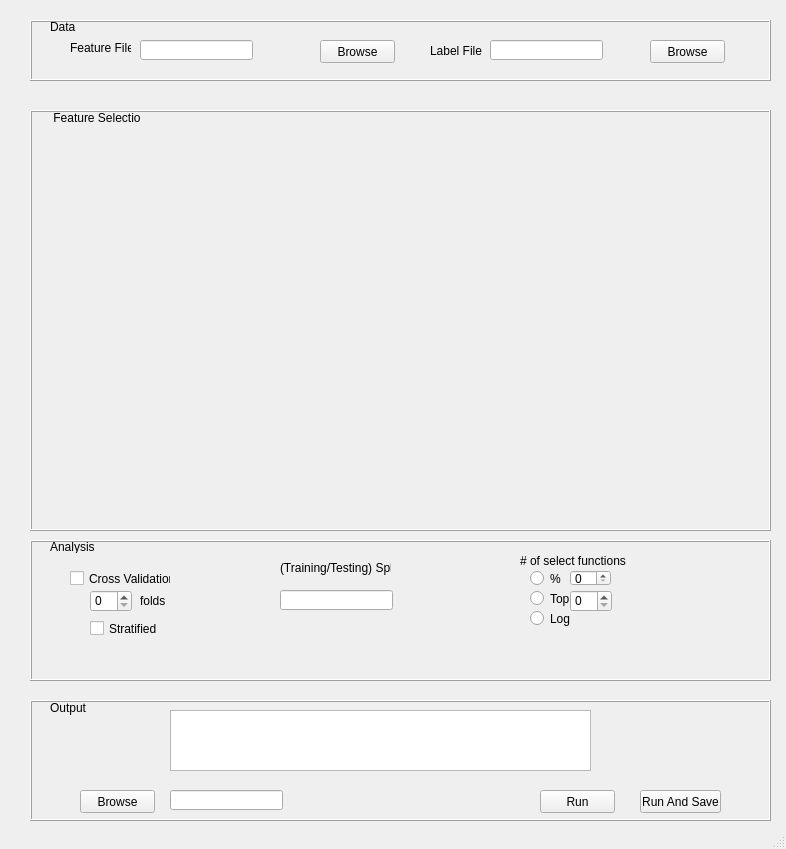
<?xml version="1.0" encoding="UTF-8"?>
<ui version="4.0">
 <class>MainWindow</class>
 <widget class="QMainWindow" name="MainWindow">
  <property name="geometry">
   <rect>
    <x>0</x>
    <y>0</y>
    <width>786</width>
    <height>849</height>
   </rect>
  </property>
  <property name="windowTitle">
   <string>MainWindow</string>
  </property>
  <widget class="QWidget" name="centralwidget">
   <widget class="QWidget" name="Data" native="true">
    <property name="enabled">
     <bool>true</bool>
    </property>
    <property name="geometry">
     <rect>
      <x>0</x>
      <y>20</y>
      <width>791</width>
      <height>61</height>
     </rect>
    </property>
    <property name="autoFillBackground">
     <bool>false</bool>
    </property>
    <widget class="QFrame" name="dataFrame">
     <property name="geometry">
      <rect>
       <x>30</x>
       <y>0</y>
       <width>741</width>
       <height>61</height>
      </rect>
     </property>
     <property name="frameShape">
      <enum>QFrame::Box</enum>
     </property>
     <property name="frameShadow">
      <enum>QFrame::Raised</enum>
     </property>
     <widget class="QPushButton" name="browseFeature_button">
      <property name="geometry">
       <rect>
        <x>290</x>
        <y>20</y>
        <width>75</width>
        <height>23</height>
       </rect>
      </property>
      <property name="text">
       <string>Browse</string>
      </property>
     </widget>
     <widget class="QPushButton" name="browseLabel_button">
      <property name="geometry">
       <rect>
        <x>620</x>
        <y>20</y>
        <width>75</width>
        <height>23</height>
       </rect>
      </property>
      <property name="text">
       <string>Browse</string>
      </property>
     </widget>
     <widget class="QLabel" name="featureFile_label">
      <property name="geometry">
       <rect>
        <x>40</x>
        <y>20</y>
        <width>61</width>
        <height>16</height>
       </rect>
      </property>
      <property name="text">
       <string>Feature File</string>
      </property>
     </widget>
     <widget class="QLabel" name="labelFile_label">
      <property name="geometry">
       <rect>
        <x>400</x>
        <y>20</y>
        <width>61</width>
        <height>21</height>
       </rect>
      </property>
      <property name="text">
       <string>Label File</string>
      </property>
     </widget>
     <widget class="QLabel" name="data_label">
      <property name="geometry">
       <rect>
        <x>20</x>
        <y>0</y>
        <width>47</width>
        <height>13</height>
       </rect>
      </property>
      <property name="text">
       <string>Data</string>
      </property>
     </widget>
     <widget class="QLineEdit" name="featureFile_lineedit">
      <property name="geometry">
       <rect>
        <x>110</x>
        <y>20</y>
        <width>113</width>
        <height>20</height>
       </rect>
      </property>
     </widget>
     <widget class="QLineEdit" name="labelFile_lineedit">
      <property name="geometry">
       <rect>
        <x>460</x>
        <y>20</y>
        <width>113</width>
        <height>20</height>
       </rect>
      </property>
     </widget>
    </widget>
   </widget>
   <widget class="QWidget" name="FeatureSelection" native="true">
    <property name="geometry">
     <rect>
      <x>30</x>
      <y>110</y>
      <width>741</width>
      <height>421</height>
     </rect>
    </property>
    <widget class="QFrame" name="FSFrame">
     <property name="geometry">
      <rect>
       <x>0</x>
       <y>0</y>
       <width>741</width>
       <height>421</height>
      </rect>
     </property>
     <property name="frameShape">
      <enum>QFrame::Box</enum>
     </property>
     <property name="frameShadow">
      <enum>QFrame::Raised</enum>
     </property>
     <widget class="QLabel" name="featureSelection_label">
      <property name="geometry">
       <rect>
        <x>20</x>
        <y>0</y>
        <width>91</width>
        <height>16</height>
       </rect>
      </property>
      <property name="text">
       <string> Feature Selection</string>
      </property>
     </widget>
    </widget>
   </widget>
   <widget class="QWidget" name="Analysis" native="true">
    <property name="geometry">
     <rect>
      <x>30</x>
      <y>540</y>
      <width>741</width>
      <height>141</height>
     </rect>
    </property>
    <widget class="QFrame" name="frame">
     <property name="geometry">
      <rect>
       <x>0</x>
       <y>0</y>
       <width>741</width>
       <height>141</height>
      </rect>
     </property>
     <property name="frameShape">
      <enum>QFrame::Box</enum>
     </property>
     <property name="frameShadow">
      <enum>QFrame::Raised</enum>
     </property>
     <widget class="QLabel" name="analysis_label">
      <property name="geometry">
       <rect>
        <x>20</x>
        <y>0</y>
        <width>47</width>
        <height>13</height>
       </rect>
      </property>
      <property name="text">
       <string>Analysis</string>
      </property>
     </widget>
     <widget class="QCheckBox" name="crossvalidation_checkbox">
      <property name="geometry">
       <rect>
        <x>40</x>
        <y>30</y>
        <width>101</width>
        <height>17</height>
       </rect>
      </property>
      <property name="text">
       <string>Cross Validation</string>
      </property>
     </widget>
     <widget class="QSpinBox" name="folds_spinbox">
      <property name="geometry">
       <rect>
        <x>60</x>
        <y>50</y>
        <width>42</width>
        <height>22</height>
       </rect>
      </property>
     </widget>
     <widget class="QLabel" name="folds_label">
      <property name="geometry">
       <rect>
        <x>110</x>
        <y>50</y>
        <width>61</width>
        <height>21</height>
       </rect>
      </property>
      <property name="text">
       <string>folds</string>
      </property>
     </widget>
     <widget class="QCheckBox" name="stratified_checkbox">
      <property name="geometry">
       <rect>
        <x>60</x>
        <y>80</y>
        <width>70</width>
        <height>17</height>
       </rect>
      </property>
      <property name="text">
       <string>Stratified</string>
      </property>
     </widget>
     <widget class="QLabel" name="numOfSelectFunc_label">
      <property name="geometry">
       <rect>
        <x>490</x>
        <y>10</y>
        <width>141</width>
        <height>21</height>
       </rect>
      </property>
      <property name="text">
       <string># of select functions</string>
      </property>
     </widget>
     <widget class="QRadioButton" name="precent_radiobutton">
      <property name="geometry">
       <rect>
        <x>500</x>
        <y>30</y>
        <width>82</width>
        <height>17</height>
       </rect>
      </property>
      <property name="text">
       <string>%</string>
      </property>
     </widget>
     <widget class="QRadioButton" name="top_radiobutton">
      <property name="geometry">
       <rect>
        <x>500</x>
        <y>50</y>
        <width>82</width>
        <height>17</height>
       </rect>
      </property>
      <property name="text">
       <string>Top</string>
      </property>
     </widget>
     <widget class="QRadioButton" name="log_radiobutton">
      <property name="geometry">
       <rect>
        <x>500</x>
        <y>70</y>
        <width>82</width>
        <height>17</height>
       </rect>
      </property>
      <property name="text">
       <string>Log</string>
      </property>
     </widget>
     <widget class="QSpinBox" name="percent_spinbox">
      <property name="geometry">
       <rect>
        <x>540</x>
        <y>30</y>
        <width>41</width>
        <height>16</height>
       </rect>
      </property>
     </widget>
     <widget class="QSpinBox" name="top_spinbox">
      <property name="geometry">
       <rect>
        <x>540</x>
        <y>50</y>
        <width>42</width>
        <height>22</height>
       </rect>
      </property>
     </widget>
     <widget class="QLabel" name="trainingTestingSplit_label">
      <property name="geometry">
       <rect>
        <x>250</x>
        <y>20</y>
        <width>111</width>
        <height>16</height>
       </rect>
      </property>
      <property name="text">
       <string>(Training/Testing) Split</string>
      </property>
     </widget>
     <widget class="QLineEdit" name="trainingTestingSplit_lineedit">
      <property name="geometry">
       <rect>
        <x>250</x>
        <y>50</y>
        <width>113</width>
        <height>20</height>
       </rect>
      </property>
      <property name="text">
       <string/>
      </property>
     </widget>
    </widget>
   </widget>
   <widget class="QWidget" name="Output" native="true">
    <property name="geometry">
     <rect>
      <x>30</x>
      <y>700</y>
      <width>741</width>
      <height>121</height>
     </rect>
    </property>
    <widget class="QFrame" name="frame_2">
     <property name="geometry">
      <rect>
       <x>0</x>
       <y>0</y>
       <width>741</width>
       <height>121</height>
      </rect>
     </property>
     <property name="frameShape">
      <enum>QFrame::Box</enum>
     </property>
     <property name="frameShadow">
      <enum>QFrame::Raised</enum>
     </property>
     <widget class="QLabel" name="output_label">
      <property name="geometry">
       <rect>
        <x>20</x>
        <y>0</y>
        <width>61</width>
        <height>16</height>
       </rect>
      </property>
      <property name="text">
       <string>Output</string>
      </property>
     </widget>
     <widget class="QTextBrowser" name="output_textbrowser">
      <property name="geometry">
       <rect>
        <x>140</x>
        <y>10</y>
        <width>421</width>
        <height>61</height>
       </rect>
      </property>
     </widget>
     <widget class="QPushButton" name="run_button">
      <property name="geometry">
       <rect>
        <x>510</x>
        <y>90</y>
        <width>75</width>
        <height>23</height>
       </rect>
      </property>
      <property name="text">
       <string>Run</string>
      </property>
     </widget>
     <widget class="QPushButton" name="runAndSave_button">
      <property name="geometry">
       <rect>
        <x>610</x>
        <y>90</y>
        <width>81</width>
        <height>23</height>
       </rect>
      </property>
      <property name="text">
       <string>Run And Save</string>
      </property>
     </widget>
     <widget class="QPushButton" name="outputBrowse_button">
      <property name="geometry">
       <rect>
        <x>50</x>
        <y>90</y>
        <width>75</width>
        <height>23</height>
       </rect>
      </property>
      <property name="text">
       <string>Browse</string>
      </property>
     </widget>
     <widget class="QLineEdit" name="browseOutput_lineedit">
      <property name="geometry">
       <rect>
        <x>140</x>
        <y>90</y>
        <width>113</width>
        <height>20</height>
       </rect>
      </property>
     </widget>
    </widget>
   </widget>
  </widget>
  <widget class="QStatusBar" name="statusbar"/>
 </widget>
 <resources/>
 <connections/>
</ui>
